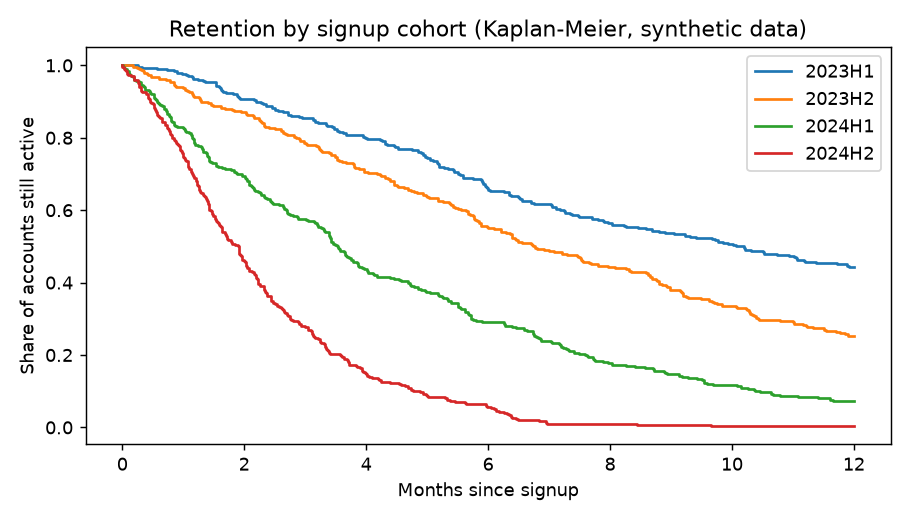

The Python source for this figure:
"""Compare churn across signup cohorts with Kaplan-Meier curves and a log-rank test.

Synthetic data: each newer cohort churns faster than the previous one.
Run: uv run --with lifelines --with matplotlib python examples/km_by_signup_cohort.py
"""
import matplotlib

matplotlib.use("Agg")
import matplotlib.pyplot as plt
import numpy as np
import pandas as pd
from lifelines import KaplanMeierFitter
from lifelines.statistics import multivariate_logrank_test

OBSERVATION_MONTHS = 12
WEIBULL_SCALE_BY_COHORT = {"2023H1": 14.0, "2023H2": 9.0, "2024H1": 5.0, "2024H2": 2.5}

rng = np.random.default_rng(42)
frames = []
for cohort, scale in WEIBULL_SCALE_BY_COHORT.items():
    months_to_churn = scale * rng.weibull(1.2, size=300)
    frames.append(
        pd.DataFrame(
            {
                "cohort": cohort,
                "months": np.minimum(months_to_churn, OBSERVATION_MONTHS),
                "churned": months_to_churn <= OBSERVATION_MONTHS,
            }
        )
    )
df = pd.concat(frames, ignore_index=True)

fig, ax = plt.subplots(figsize=(7, 4), dpi=130)
for cohort, grp in df.groupby("cohort"):
    kmf = KaplanMeierFitter(label=cohort)
    kmf.fit(grp["months"], event_observed=grp["churned"])
    kmf.plot_survival_function(ax=ax, ci_show=False)
    print(f"{cohort}: churned by month 2 = {1 - kmf.predict(2):.1%}")
ax.set_xlabel("Months since signup")
ax.set_ylabel("Share of accounts still active")
ax.set_title("Retention by signup cohort (Kaplan-Meier, synthetic data)")
fig.tight_layout()
fig.savefig("examples/km_by_signup_cohort.png")

result = multivariate_logrank_test(df["months"], df["cohort"], df["churned"])
print(f"log-rank test across cohorts: statistic={result.test_statistic:.1f}, p={result.p_value:.2g}")
